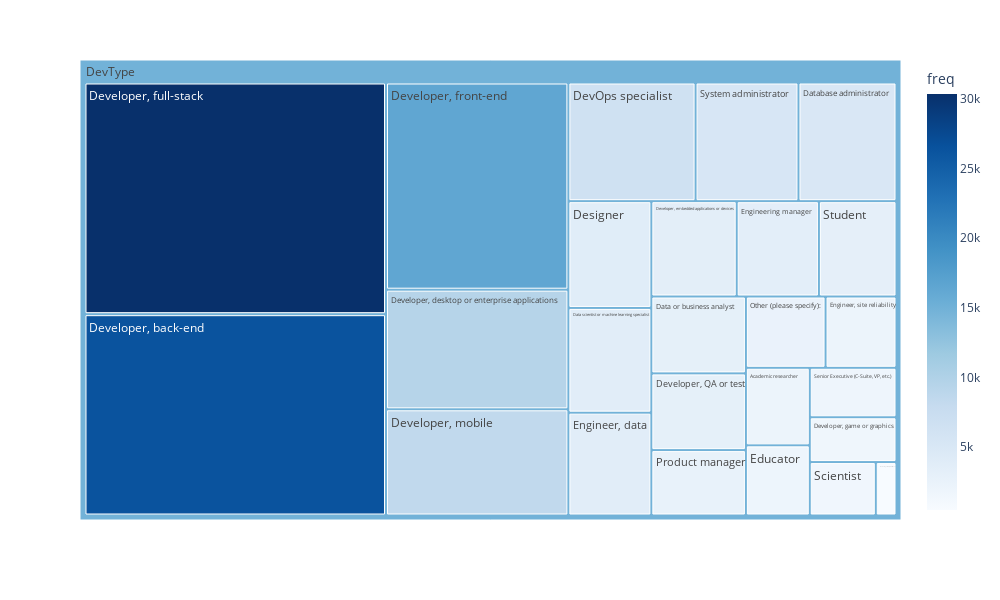

Notebook cell for this chart:
### Code cell
fig = px.treemap(job_freq,path = ['work','job'],color = 'freq', values = 'freq',color_continuous_scale='Blues')
fig.update_layout(width = 1000, height = 600)
fig.show()
fig.write_html('../reports/figures/job_freq_treemap.html')

### Figure 1 — Plotly figure (JSON) as saved in the notebook; plotly's stock layout.template omitted (floating-point values rounded to 4 significant figures)
{"data": [{"branchvalues": "total", "customdata": [[2153], [3159], [3778], [5056], [3850], [6560], [3152], [26380], [9481], [3536], [16424], [30360], [1689], [8419], [1947], [3708], [2198], [3406], [481], [2468], [2687], [1533], [1865], [3215], [5307], [14900.0]], "domain": {"x": [0, 1], "y": [0, 1]}, "hovertemplate": "labels=%{label}<br>freq_sum=%{value}<br>parent=%{parent}<br>id=%{id}<br>freq=%{color}<extra></extra>", "ids": ["DevType/Academic researcher", "DevType/Data or business analyst", "DevType/Data scientist or machine learning specialist", "DevType/Database administrator", "DevType/Designer", "DevType/DevOps specialist", "DevType/Developer, QA or test", "DevType/Developer, back-end", "DevType/Developer, desktop or enterprise applications", "DevType/Developer, embedded applications or devices", "DevType/Developer, front-end", "DevType/Developer, full-stack", "DevType/Developer, game or graphics", "DevType/Developer, mobile", "DevType/Educator", "DevType/Engineer, data", "DevType/Engineer, site reliability", "DevType/Engineering manager", "DevType/Marketing or sales professional", "DevType/Other (please specify):", "DevType/Product manager", "DevType/Scientist", "DevType/Senior Executive (C-Suite, VP, etc.)", "DevType/Student", "DevType/System administrator", "DevType"], "labels": ["Academic researcher", "Data or business analyst", "Data scientist or machine learning specialist", "Database administrator", "Designer", "DevOps specialist", "Developer, QA or test", "Developer, back-end", "Developer, desktop or enterprise applications", "Developer, embedded applications or devices", "Developer, front-end", "Developer, full-stack", "Developer, game or graphics", "Developer, mobile", "Educator", "Engineer, data", "Engineer, site reliability", "Engineering manager", "Marketing or sales professional", "Other (please specify):", "Product manager", "Scientist", "Senior Executive (C-Suite, VP, etc.)", "Student", "System administrator", "DevType"], "marker": {"coloraxis": "coloraxis", "colors": [2153, 3159, 3778, 5056, 3850, 6560, 3152, 26380, 9481, 3536, 16424, 30360, 1689, 8419, 1947, 3708, 2198, 3406, 481, 2468, 2687, 1533, 1865, 3215, 5307, 14900.0]}, "name": "", "parents": ["DevType", "DevType", "DevType", "DevType", "DevType", "DevType", "DevType", "DevType", "DevType", "DevType", "DevType", "DevType", "DevType", "DevType", "DevType", "DevType", "DevType", "DevType", "DevType", "DevType", "DevType", "DevType", "DevType", "DevType", "DevType", ""], "type": "treemap", "values": [2153, 3159, 3778, 5056, 3850, 6560, 3152, 26380, 9481, 3536, 16424, 30360, 1689, 8419, 1947, 3708, 2198, 3406, 481, 2468, 2687, 1533, 1865, 3215, 5307, 152812]}], "layout": {"coloraxis": {"colorbar": {"title": {"text": "freq"}}, "colorscale": [[0, "rgb(247,251,255)"], [0.125, "rgb(222,235,247)"], [0.25, "rgb(198,219,239)"], [0.375, "rgb(158,202,225)"], [0.5, "rgb(107,174,214)"], [0.625, "rgb(66,146,198)"], [0.75, "rgb(33,113,181)"], [0.875, "rgb(8,81,156)"], [1, "rgb(8,48,107)"]]}, "height": 600, "legend": {"tracegroupgap": 0}, "margin": {"t": 60}, "width": 1000}}
